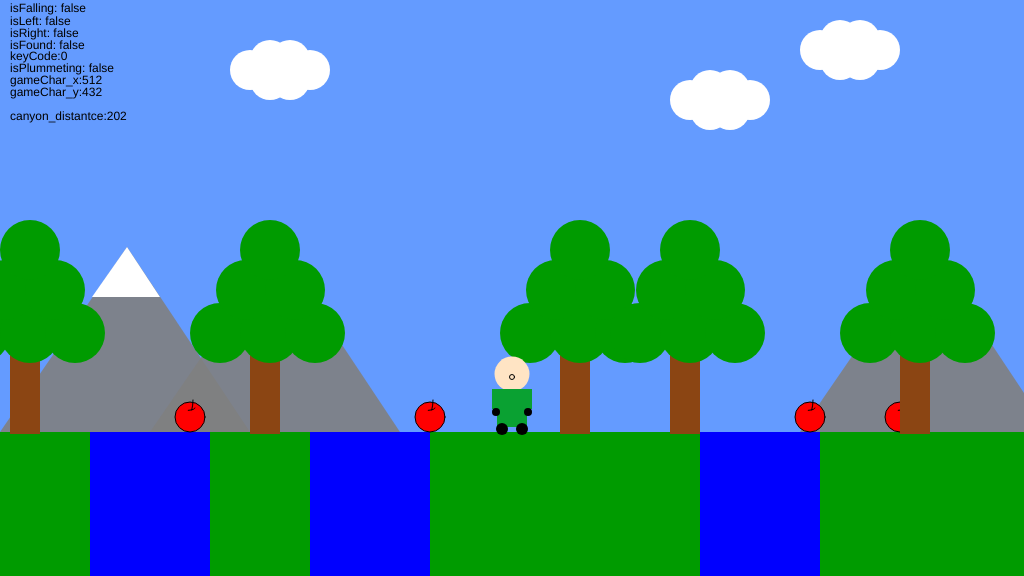
Frame 1 (no input)
Frame 60 (no input): identical to frame 1, image omitted
Frame 120 (the mouse pressed at the canvas centre since frame 60): identical to frame 1, image omitted

The p5.js sketch that drew this single still picture (run headless with seeded random() and noise() and a simulated clock; from frame 60 on, the mouse is pressed at the canvas centre):

// p5.js sketch
// ── sketch.js
/*

The Game Project

Week 12

Multiple interactable 

*/

//Character Related
var gameChar_x;
var gameChar_y;
var floorPos_y;
//Character Action
var isLeft = false;
var isRight = false;
var isFalling = false;
var isPlummeting = false;
var isFound = false;
// Additional variables for Debugging purpose
var logData = true;
var logButton;
var reset = false;
var resetButton;
// Scenaries related
var canyon;
var canyons = [{ x_pos: 310, y_pos:432, width: 110 }, { x_pos: 90, y_pos:432, width: 110 }, { x_pos: 700, y_pos:432,width: 110 }];

var trees_x = [250, 560, 670, 900, 10];
var clouds = [
  { x_pos: 690, y_pos: 100, width: 40, height: 40 },
  { x_pos: 250, y_pos: 70, width: 40, height: 40 },
  { x_pos: 820, y_pos: 50, width: 40, height: 40 },
];
var mountains = [
    { x_pos: 100, y_pos: 97 },
    { x_pos: 250, y_pos: 97 },
    { x_pos: 900, y_pos: 97 },
  ];
var cameraPosX = 0;
var collectables = [{ x_pos: 430, y_pos: 417, size: 30 }, { x_pos: 190, y_pos: 417, size: 30 }, { x_pos: 900, y_pos: 417, size: 30 }, { x_pos: 810, y_pos: 417, size: 30 }];

function setup() {
  createCanvas(1024, 576);
  floorPos_y = (height * 3) / 4;
  gameChar_x = width / 2;
  gameChar_y = floorPos_y;

};

function draw() {
  ///////////DRAWING CODE//////////

  /**
   * Conditional statement for controlling camera position.
   * adding isLeft/isRight = false for locking the camera direction.
   */
  if (isRight) {
    cameraPosX += 3;
    isLeft = false;
  } else if (isLeft) {
    cameraPosX -= 3;
    isRight = false;
  }

  background(100, 155, 255); //Sky
  noStroke();
  fill(0, 155, 0);
  rect(0, floorPos_y, width, height - floorPos_y); //Ground in Green

  //Start scrolling background
  push();
  translate(-cameraPosX, 0);

  //Draw mountains
  drawMountains();


  //Draw the canyon
  for (var i = 0; i < canyons.length; i++) {
    drawCanyon(canyons[i]);
    checkCanyon(canyons[i]);
  };

  // drawCanyon(canyon);
  //Canyon End

  /**
   * Collectable. Default isFound is false
   * If character approaches collectable within certain range
   * Will change to isFound = true
   */
  for (var i = 0; i < collectables.length; i++) {
    drawCollectable(collectables[i]);
    checkCollectable(collectables[i]);
  }
  //Collectable end

  //Draw Trees
  drawTrees();
  //Tree End

  //Draw Clouds
  drawClouds();
  //Cloud End

  //Game character and its movements
  if (isLeft && isFalling) {
    //Finishing the part of Jumping Left
    fill("#FFE4C4");
    ellipse(gameChar_x, gameChar_y - 58, 35, 35);
    ellipse(gameChar_x - 18, gameChar_y - 57, 9, 9);

    fill("#0aa132");
    rect(gameChar_x - 10, gameChar_y - 43, 20, 33);

    fill("black");
    ellipse(gameChar_x - 10, gameChar_y - 15, 12, 12);
    ellipse(gameChar_x + 8, gameChar_y - 8, 12, 12);
  } else if (isRight && isFalling) {
    //Finishing the part of Jumping Right
    fill("#FFE4C4");
    ellipse(gameChar_x, gameChar_y - 58, 35, 35);
    ellipse(gameChar_x + 18, gameChar_y - 57, 9, 9);

    fill("#0aa132");
    rect(gameChar_x - 10, gameChar_y - 43, 20, 33);

    fill("black");
    ellipse(gameChar_x - 8, gameChar_y - 8, 12, 12);
    ellipse(gameChar_x + 10, gameChar_y - 15, 12, 12);
  } else if (isLeft) {
    // Walking Left
    fill("#FFE4C4");
    ellipse(gameChar_x, gameChar_y - 58, 35, 35);
    ellipse(gameChar_x - 18, gameChar_y - 57, 9, 9);

    fill("#0aa132");
    rect(gameChar_x - 10, gameChar_y - 43, 20, 38);

    fill("black");
    ellipse(gameChar_x - 8, gameChar_y - 2, 12, 12);
    ellipse(gameChar_x + 10, gameChar_y - 2, 12, 12);
  } else if (isRight) {
    // Walking Right
    fill("#FFE4C4");
    ellipse(gameChar_x, gameChar_y - 58, 35, 35);
    ellipse(gameChar_x + 18, gameChar_y - 57, 9, 9);

    fill("#0aa132");
    rect(gameChar_x - 10, gameChar_y - 43, 20, 38);

    fill("black");
    ellipse(gameChar_x - 8, gameChar_y - 2, 12, 12);
    ellipse(gameChar_x + 10, gameChar_y - 2, 12, 12);
  } else if (isFalling || isPlummeting) {
    // Facing front fall
    fill("#FFE4C4");
    ellipse(gameChar_x, gameChar_y - 58, 35, 35);

    fill("#FFE4C4");
    stroke("black");
    ellipse(gameChar_x, gameChar_y - 55, 5, 5);

    noStroke();
    fill("#0aa132");
    rect(gameChar_x - 15, gameChar_y - 43, 30, 30);
    rect(gameChar_x - 20, gameChar_y - 43, 5, 20);
    rect(gameChar_x + 15, gameChar_y - 43, 5, 20);

    fill("black");
    ellipse(gameChar_x - 10, gameChar_y - 10, 12, 12);
    ellipse(gameChar_x + 10, gameChar_y - 10, 12, 12);
    ellipse(gameChar_x - 16, gameChar_y - 20, 8, 8);
    ellipse(gameChar_x + 16, gameChar_y - 20, 8, 8);
  } else {
    // Dormant facing front
    fill("#FFE4C4");
    ellipse(gameChar_x, gameChar_y - 58, 35, 35);

    fill("#FFE4C4");
    stroke("black");
    ellipse(gameChar_x, gameChar_y - 55, 5, 5);

    noStroke();
    fill("#0aa132");
    rect(gameChar_x - 15, gameChar_y - 43, 30, 38);
    rect(gameChar_x - 20, gameChar_y - 43, 5, 20);
    rect(gameChar_x + 15, gameChar_y - 43, 5, 20);

    fill("black");
    ellipse(gameChar_x - 10, gameChar_y - 3, 12, 12);
    ellipse(gameChar_x + 10, gameChar_y - 3, 12, 12);
    ellipse(gameChar_x - 16, gameChar_y - 20, 8, 8);
    ellipse(gameChar_x + 16, gameChar_y - 20, 8, 8);
  }

  pop();

  //Original Code : Show Game Screen Data for debugging
  logButton = createButton("Log");
  logButton.position(0, 576);
  logButton.mousePressed(flip);
  function flip() {
    logData = !logData;
  }
  if (logData) {
    fill("black");
    text("isFalling: " + isFalling, 10, 12);
    text("isLeft: " + isLeft, 10, 25);
    text("isRight: " + isRight, 10, 37);
    text("isFound: " + isFound, 10, 49);
    text("keyCode:" + keyCode, 10, 60);
    text("isPlummeting: " + isPlummeting, 10, 72);
    text("gameChar_x:" + gameChar_x, 10, 84);
    text("gameChar_y:" + gameChar_y, 10, 96);
    // text("canyon0.x:" + canyons[0].width, 10, 108);
    text("canyon_distantce:"+ dist(canyons[0].x_pos, canyons[0].y_pos, gameChar_x, gameChar_y),10,120);
  }
  // Log Button End

  //Original CodeCreate a reset button
  resetButton = createButton("Reset");
  resetButton.position(40, 576);
  resetButton.mousePressed(reset);
  function reset() {
    logData = true;
    isFalling = false;
    isPlummeting = false;
    isFound = false;
    cameraPosX = 0;
    gameChar_x = width / 2;
    gameChar_y = floorPos_y = (height * 3) / 4;
  }
  //Reset Button End

  ///////////INTERACTION CODE//////////
  // Movement
  if (isLeft) {
    gameChar_x -= 3; // Move to left
  } else if (isRight) {
    gameChar_x += 3; // Move to right
  } else if (gameChar_y < floorPos_y) {
    isFalling = true;
    gameChar_y += 2;
  } else if (isPlummeting) {
    gameChar_y += 2;
  } else {
    isFalling = false;
  }

  //Setting collectable as true (invisible) using distance function.
  // checkCollectable(collectable);
  //Setting distance to make the character plummet into canyon
  // checkCanyon(canyon);
  // Original Code : Resetting the game when character falls
  if (gameChar_y > 700) {
    reset();
  }
  //Original Code End
};

function keyPressed() {
  // if statements to control the animation of the character when
  // keys are pressed.

  //open up the console to see how these work
  console.log("keyPressed: " + key);
  console.log("keyPressed: " + keyCode);
  // console.log(isFalling);

  if (isFalling || isPlummeting) {
    keyCode = 0;
  } else if (keyCode == 65) {
    console.log("Left Arrow");
    isLeft = true;
  } else if (keyCode == 68) {
    console.log("Right Arrow");
    isRight = true;
    //Original Code : Jump Left and Right
  } else if (keyCode == 87 && isLeft) {
    console.log("Left Jumping");
    isFalling = true;
    gameChar_y -= 100;
  } else if (keyCode == 87 && isRight) {
    console.log("Right Jumping");
    isFalling = true;
    gameChar_y -= 100;
    // Original Code End
  } else if (keyCode == 87) {
    console.log("Jumping");
    gameChar_y -= 100;
  }

}

function keyReleased() {
  // if statements to control the animation of the character when
  // keys are released.

  console.log("keyReleased: " + key);
  console.log("keyReleased: " + keyCode);
  console.log(isFalling);

  if (keyCode == 65) {
    console.log("Released Left Arrow");
    isLeft = false;
  } else if (keyCode == 68) {
    console.log("Release Right Arrow");
    isRight = false;
  } else if (keyCode == 87) {
    console.log("Released Jump Arrow");
  }
}


function drawClouds() {
  for (i = 0; i < clouds.length; i++) {
    noStroke();
    fill(255);
    ellipse(
      clouds[i].x_pos,
      clouds[i].y_pos,
      clouds[i].width,
      clouds[i].height
    );
    ellipse(
      clouds[i].x_pos + 20,
      clouds[i].y_pos - 10,
      clouds[i].width,
      clouds[i].height
    );
    ellipse(
      clouds[i].x_pos + 20,
      clouds[i].y_pos + 10,
      clouds[i].width,
      clouds[i].height
    );
    ellipse(
      clouds[i].x_pos + 40,
      clouds[i].y_pos - 10,
      clouds[i].width,
      clouds[i].height
    );
    ellipse(
      clouds[i].x_pos + 40,
      clouds[i].y_pos + 10,
      clouds[i].width,
      clouds[i].height
    );
    ellipse(
      clouds[i].x_pos + 60,
      clouds[i].y_pos,
      clouds[i].width,
      clouds[i].height
    );
  }
};
function drawMountains() {
  for (i = 0; i < mountains.length; i++) {
    fill(128, 128, 128, 230);
    triangle(
      mountains[i].x_pos - 100,
      mountains[i].y_pos + 335,
      mountains[i].x_pos + 150,
      mountains[i].y_pos + 335,
      mountains[i].x_pos + 27,
      mountains[i].y_pos + 150
    );
    fill("white");
    triangle(
      mountains[i].x_pos - 8,
      mountains[i].y_pos + 200,
      mountains[i].x_pos + 60,
      mountains[i].y_pos + 200,
      mountains[i].x_pos + 27,
      mountains[i].y_pos + 150
    );
  }
};
function drawTrees() {
  for (var i = 0; i < trees_x.length; i++) {
    var treePos_y = height / 1.725;
    //fill brown
    noStroke();
    fill(139, 69, 19);
    rect(trees_x[i], treePos_y, 30, 100);
    // fill green
    fill(0, 155, 0);
    ellipse(trees_x[i] - 30, 333, 60, 60);
    ellipse(trees_x[i] + 20, 333, 60, 60);
    ellipse(trees_x[i] + 65, 333, 60, 60);
    ellipse(trees_x[i] - 4, 290, 60, 60);
    ellipse(trees_x[i] + 45, 290, 60, 60);
    ellipse(trees_x[i] + 20, 250, 60, 60);
  }
};
function drawCollectable(t_collectable) {
  if (isFound == false) {
    stroke(0);
    fill(255, 0, 0);
    ellipse(t_collectable.x_pos, t_collectable.y_pos, t_collectable.size, t_collectable.size);
    fill(255, 255, 0, 0);
    stroke(0);
    arc(t_collectable.x_pos - 12, t_collectable.y_pos - 17, 30, 50, 0, PI / 5.0); // lower quarter circle
    arc(t_collectable.x_pos - 5, t_collectable.y_pos - 9, 20, 5, 0, PI / 5.0); // lower quarter circle
  }
};
function drawCanyon(t_canyon) {
  fill(0, 0, 255);
  rect(t_canyon.x_pos, t_canyon.y_pos, t_canyon.width + 10, 144);
};
function checkCollectable(t_collectable) {
  if (dist(t_collectable.x_pos, t_collectable.y_pos, gameChar_x, gameChar_y) < 25) {
    isFound = true;
  }
};
function checkCanyon(t_canyon) {
  if (dist(t_canyon.x_pos, t_canyon.y_pos, gameChar_x, gameChar_y) < 50) {
    isLeft = false;
    isRight = false;
    isPlummeting = true;
  }
};
